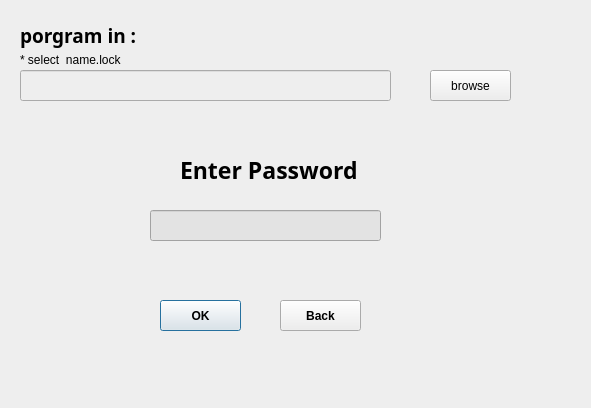
<?xml version="1.0" encoding="UTF-8"?>
<ui version="4.0">
 <class>Dialog</class>
 <widget class="QDialog" name="Dialog">
  <property name="geometry">
   <rect>
    <x>0</x>
    <y>0</y>
    <width>591</width>
    <height>408</height>
   </rect>
  </property>
  <property name="windowTitle">
   <string>Locker pro</string>
  </property>
  <property name="styleSheet">
   <string notr="true">background-color: rgb(238, 238, 238);</string>
  </property>
  <widget class="QLabel" name="label">
   <property name="geometry">
    <rect>
     <x>180</x>
     <y>160</y>
     <width>181</width>
     <height>20</height>
    </rect>
   </property>
   <property name="font">
    <font>
     <family>Maiandra GD</family>
     <pointsize>17</pointsize>
     <weight>75</weight>
     <bold>true</bold>
    </font>
   </property>
   <property name="text">
    <string>Enter Password</string>
   </property>
  </widget>
  <widget class="QLabel" name="label_4">
   <property name="geometry">
    <rect>
     <x>20</x>
     <y>20</y>
     <width>251</width>
     <height>31</height>
    </rect>
   </property>
   <property name="font">
    <font>
     <family>Maiandra GD</family>
     <pointsize>14</pointsize>
     <weight>75</weight>
     <bold>true</bold>
    </font>
   </property>
   <property name="text">
    <string>porgram in :</string>
   </property>
  </widget>
  <widget class="QPushButton" name="pushButton2">
   <property name="geometry">
    <rect>
     <x>160</x>
     <y>300</y>
     <width>81</width>
     <height>31</height>
    </rect>
   </property>
   <property name="font">
    <font>
     <weight>75</weight>
     <bold>true</bold>
    </font>
   </property>
   <property name="text">
    <string>OK</string>
   </property>
  </widget>
  <widget class="QLineEdit" name="lineEdit2">
   <property name="geometry">
    <rect>
     <x>20</x>
     <y>70</y>
     <width>371</width>
     <height>31</height>
    </rect>
   </property>
  </widget>
  <widget class="QLineEdit" name="lineEdit3">
   <property name="geometry">
    <rect>
     <x>150</x>
     <y>210</y>
     <width>231</width>
     <height>31</height>
    </rect>
   </property>
   <property name="styleSheet">
    <string notr="true">background-color: rgb(227, 227, 227);</string>
   </property>
  </widget>
  <widget class="QPushButton" name="button">
   <property name="geometry">
    <rect>
     <x>280</x>
     <y>300</y>
     <width>81</width>
     <height>31</height>
    </rect>
   </property>
   <property name="font">
    <font>
     <weight>75</weight>
     <bold>true</bold>
    </font>
   </property>
   <property name="text">
    <string>Back</string>
   </property>
  </widget>
  <widget class="QPushButton" name="pushButtonb">
   <property name="geometry">
    <rect>
     <x>430</x>
     <y>70</y>
     <width>81</width>
     <height>31</height>
    </rect>
   </property>
   <property name="text">
    <string>browse</string>
   </property>
  </widget>
  <widget class="QLabel" name="label_2">
   <property name="geometry">
    <rect>
     <x>20</x>
     <y>50</y>
     <width>121</width>
     <height>20</height>
    </rect>
   </property>
   <property name="text">
    <string>* select  name.lock</string>
   </property>
  </widget>
 </widget>
 <resources/>
 <connections/>
</ui>
